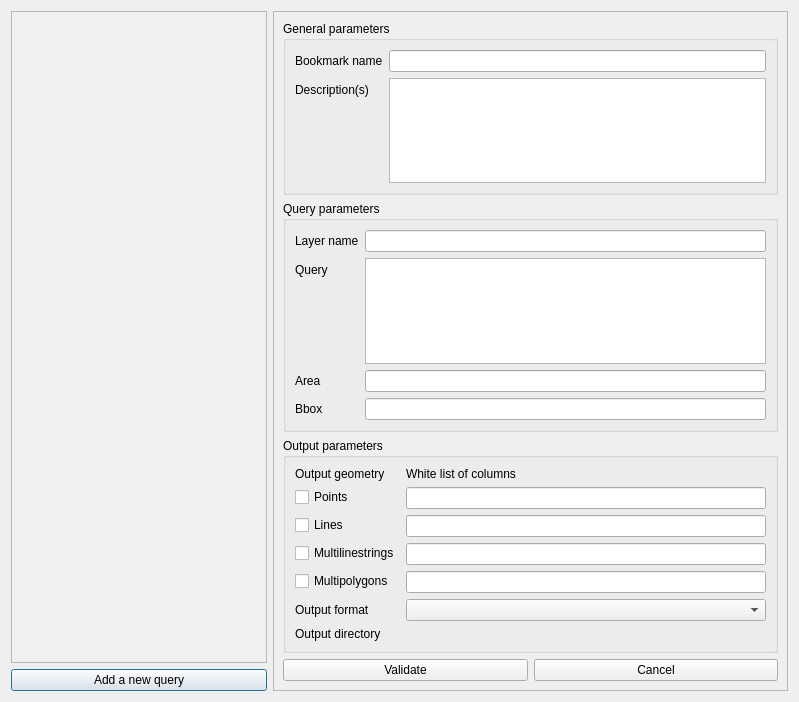
<?xml version="1.0" encoding="UTF-8"?>
<ui version="4.0">
 <class>edit_bookmark</class>
 <widget class="QDialog" name="edit_bookmark">
  <property name="geometry">
   <rect>
    <x>0</x>
    <y>0</y>
    <width>799</width>
    <height>702</height>
   </rect>
  </property>
  <property name="windowTitle">
   <string>Edit bookmark</string>
  </property>
  <layout class="QHBoxLayout" name="horizontalLayout_2">
   <item>
    <layout class="QVBoxLayout" name="verticalLayout">
     <item>
      <widget class="QListWidget" name="list_queries">
       <property name="sizePolicy">
        <sizepolicy hsizetype="Preferred" vsizetype="Expanding">
         <horstretch>0</horstretch>
         <verstretch>0</verstretch>
        </sizepolicy>
       </property>
       <property name="palette">
        <palette>
         <active>
          <colorrole role="Base">
           <brush brushstyle="SolidPattern">
            <color alpha="255">
             <red>240</red>
             <green>240</green>
             <blue>240</blue>
            </color>
           </brush>
          </colorrole>
         </active>
         <inactive>
          <colorrole role="Base">
           <brush brushstyle="SolidPattern">
            <color alpha="255">
             <red>240</red>
             <green>240</green>
             <blue>240</blue>
            </color>
           </brush>
          </colorrole>
         </inactive>
         <disabled>
          <colorrole role="Base">
           <brush brushstyle="SolidPattern">
            <color alpha="255">
             <red>240</red>
             <green>240</green>
             <blue>240</blue>
            </color>
           </brush>
          </colorrole>
         </disabled>
        </palette>
       </property>
       <property name="editTriggers">
        <set>QAbstractItemView::NoEditTriggers</set>
       </property>
      </widget>
     </item>
     <item>
      <widget class="QPushButton" name="button_add">
       <property name="text">
        <string>Add a new query</string>
       </property>
      </widget>
     </item>
    </layout>
   </item>
   <item>
    <layout class="QVBoxLayout" name="verticalLayout_3">
     <item>
      <widget class="QScrollArea" name="scrollArea">
       <property name="widgetResizable">
        <bool>true</bool>
       </property>
       <widget class="QWidget" name="scrollAreaWidgetContents">
        <property name="geometry">
         <rect>
          <x>0</x>
          <y>0</y>
          <width>513</width>
          <height>680</height>
         </rect>
        </property>
        <layout class="QVBoxLayout" name="verticalLayout_2">
         <item>
          <widget class="QGroupBox" name="group_general">
           <property name="title">
            <string>General parameters</string>
           </property>
           <layout class="QFormLayout" name="formLayout_3">
            <item row="0" column="0">
             <widget class="QLabel" name="label_4">
              <property name="toolTip">
               <string>Set the name of the bookmark. Must be unique.</string>
              </property>
              <property name="text">
               <string>Bookmark name</string>
              </property>
             </widget>
            </item>
            <item row="0" column="1">
             <widget class="QLineEdit" name="bookmark_name">
              <property name="toolTip">
               <string>Set the name of the bookmark. Must be unique.</string>
              </property>
             </widget>
            </item>
            <item row="3" column="0">
             <widget class="QLabel" name="label_6">
              <property name="toolTip">
               <string>Description of the bookmark or per query. One description per line.</string>
              </property>
              <property name="text">
               <string>Description(s)</string>
              </property>
             </widget>
            </item>
            <item row="3" column="1">
             <widget class="QPlainTextEdit" name="description">
              <property name="toolTip">
               <string>Description of the bookmark or per query. One description per line.</string>
              </property>
             </widget>
            </item>
           </layout>
          </widget>
         </item>
         <item>
          <widget class="QGroupBox" name="group_query">
           <property name="title">
            <string>Query parameters</string>
           </property>
           <layout class="QFormLayout" name="formLayout">
            <item row="1" column="0">
             <widget class="QLabel" name="query_parameter">
              <property name="text">
               <string>Query</string>
              </property>
             </widget>
            </item>
            <item row="1" column="1">
             <widget class="QPlainTextEdit" name="query">
              <property name="sizePolicy">
               <sizepolicy hsizetype="Expanding" vsizetype="Expanding">
                <horstretch>0</horstretch>
                <verstretch>0</verstretch>
               </sizepolicy>
              </property>
             </widget>
            </item>
            <item row="2" column="0">
             <widget class="QLabel" name="label_7">
              <property name="text">
               <string>Area</string>
              </property>
             </widget>
            </item>
            <item row="2" column="1">
             <widget class="QLineEdit" name="area"/>
            </item>
            <item row="3" column="0">
             <widget class="QLabel" name="label_8">
              <property name="text">
               <string>Bbox</string>
              </property>
             </widget>
            </item>
            <item row="3" column="1">
             <widget class="QLineEdit" name="bbox"/>
            </item>
            <item row="0" column="0">
             <widget class="QLabel" name="layer_name_label">
              <property name="toolTip">
               <string>Set a layer name for the query.</string>
              </property>
              <property name="frameShape">
               <enum>QFrame::NoFrame</enum>
              </property>
              <property name="text">
               <string>Layer name</string>
              </property>
             </widget>
            </item>
            <item row="0" column="1">
             <widget class="QLineEdit" name="layer_name">
              <property name="toolTip">
               <string>Set a layer name for the query.</string>
              </property>
             </widget>
            </item>
           </layout>
          </widget>
         </item>
         <item>
          <widget class="QGroupBox" name="group_output">
           <property name="title">
            <string>Output parameters</string>
           </property>
           <layout class="QFormLayout" name="formLayout_2">
            <item row="0" column="0">
             <widget class="QLabel" name="label_2">
              <property name="text">
               <string>Output geometry</string>
              </property>
             </widget>
            </item>
            <item row="0" column="1">
             <widget class="QLabel" name="label_3">
              <property name="text">
               <string>White list of columns</string>
              </property>
             </widget>
            </item>
            <item row="1" column="0">
             <widget class="QCheckBox" name="checkbox_points">
              <property name="text">
               <string>Points</string>
              </property>
             </widget>
            </item>
            <item row="1" column="1">
             <widget class="QLineEdit" name="white_points"/>
            </item>
            <item row="2" column="0">
             <widget class="QCheckBox" name="checkbox_lines">
              <property name="text">
               <string>Lines</string>
              </property>
             </widget>
            </item>
            <item row="2" column="1">
             <widget class="QLineEdit" name="white_lines"/>
            </item>
            <item row="3" column="0">
             <widget class="QCheckBox" name="checkbox_multilinestrings">
              <property name="text">
               <string>Multilinestrings</string>
              </property>
             </widget>
            </item>
            <item row="3" column="1">
             <widget class="QLineEdit" name="white_multilinestrings"/>
            </item>
            <item row="4" column="0">
             <widget class="QCheckBox" name="checkbox_multipolygons">
              <property name="text">
               <string>Multipolygons</string>
              </property>
             </widget>
            </item>
            <item row="4" column="1">
             <widget class="QLineEdit" name="white_multipolygons"/>
            </item>
            <item row="5" column="0">
             <widget class="QLabel" name="outputFormatLabel">
              <property name="text">
               <string>Output format</string>
              </property>
             </widget>
            </item>
            <item row="5" column="1">
             <widget class="QComboBox" name="combo_output_format"/>
            </item>
            <item row="6" column="0">
             <widget class="QLabel" name="label">
              <property name="text">
               <string>Output directory</string>
              </property>
             </widget>
            </item>
            <item row="6" column="1">
             <widget class="QgsFileWidget" name="output_directory" native="true"/>
            </item>
           </layout>
          </widget>
         </item>
         <item>
          <layout class="QHBoxLayout" name="horizontalLayout">
           <item>
            <widget class="QPushButton" name="button_validate">
             <property name="text">
              <string>Validate</string>
             </property>
            </widget>
           </item>
           <item>
            <widget class="QPushButton" name="button_cancel">
             <property name="text">
              <string>Cancel</string>
             </property>
            </widget>
           </item>
          </layout>
         </item>
        </layout>
       </widget>
      </widget>
     </item>
    </layout>
   </item>
  </layout>
 </widget>
 <customwidgets>
  <customwidget>
   <class>QgsFileWidget</class>
   <extends>QWidget</extends>
   <header>qgsfilewidget.h</header>
   <container>1</container>
  </customwidget>
 </customwidgets>
 <resources/>
 <connections/>
</ui>
